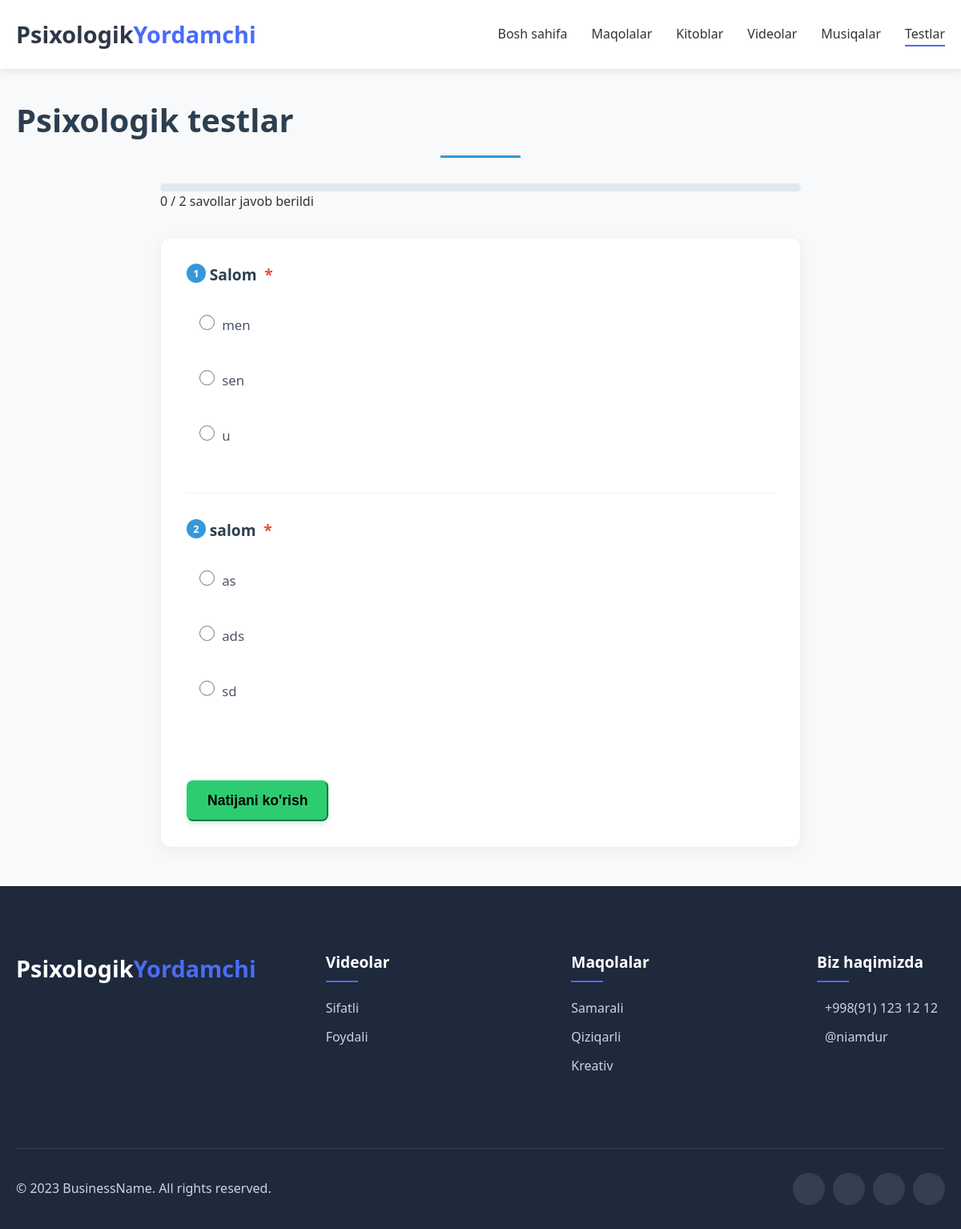
The page /tests/ on the database its author committed.
### app/models.py (models this page shows, shortened)
class Test(models.Model):
    question = models.CharField(max_length=200)
    option1 = models.CharField(max_length=100)
    option2 = models.CharField(max_length=100)
    option3 = models.CharField(max_length=100)
    class Meta:
        verbose_name = 'Testlar '
        verbose_name_plural = 'Testlar '

### app/views.py (the view, shortened to what this page needs)
# urls.py: path('tests/', views.tests, name='tests'),
def tests(request):
    tests = Test.objects.all()
    return render(request, 'tests.html', {'tests': tests})

### templates/tests.html (shortened to what this page needs)
{% extends 'base.html' %}
{% load static %}
{% block content %}
<div class="container py-5">
    <h1 class="text-center mb-4">Psixologik testlar</h1>
    <div class="progress-container">
        <div class="progress">
        </div>
        <p class="text-end mt-2 text-muted small">
            <span id="answered-count">0</span> / <span id="total-questions">{{ tests|length }}</span> savollar javob berildi
        </p>
    </div>
    <form method="post" class="bg-light p-4 rounded shadow-sm" id="psychological-test-form">
        {% for test in tests %}
            <div class="mb-3" id="question-{{ test.id }}">
                <p class="fw-bold">{{ test.question }} <span class="required-indicator">*</span></p>
                <div class="form-check">
                    <input class="form-check-input" type="radio" name="test_{{ test.id }}" value="option1" id="test_{{ test.id }}_1" required>
                    <label class="form-check-label" for="test_{{ test.id }}_1">{{ test.option1 }}</label>
                </div>
                <div class="form-check">
                    <input class="form-check-input" type="radio" name="test_{{ test.id }}" value="option2" id="test_{{ test.id }}_2">
                    <label class="form-check-label" for="test_{{ test.id }}_2">{{ test.option2 }}</label>
                </div>
                <div class="form-check">
                    <input class="form-check-input" type="radio" name="test_{{ test.id }}" value="option3" id="test_{{ test.id }}_3">
                    <label class="form-check-label" for="test_{{ test.id }}_3">{{ test.option3 }}</label>
                </div>
            </div>
        {% endfor %}
        <button type="submit" class="btn btn-success w-100">Natijani ko'rish</button>
    </form>
</div>
{% endblock %}

### templates/base.html (shortened to what this page needs)
<!DOCTYPE html>
<html lang="en">
<head>
</head>
<body>
    <header>
        <div class="container">
            <div class="logo">
                <h1>Psixologik<span>Yordamchi</span></h1>
            </div>
            <nav>
                <ul class="nav-links">
                    <li><a style="text-decoration: none; color: #333;font-weight: 500;" href="{% url 'home' %}"  class="{% if home %} active{% endif %}">Bosh sahifa</a></li>
                    <li><a style="text-decoration: none; color: #333;font-weight: 500;" href="{% url 'guides' %}" class="{% if guides %} active{% endif %}">Maqolalar</a></li>
                    <li><a style="text-decoration: none; color: #333;font-weight: 500;" href="{% url 'books' %}" class="{% if books %} active{% endif %}">Kitoblar</a></li>
                    <li><a style="text-decoration: none; color: #333;font-weight: 500;" href="{% url 'videos' %}" class="{% if videos %} active{% endif %}">Videolar</a></li>
                    <li><a style="text-decoration: none; color: #333;font-weight: 500;" href="{% url 'music' %}" class="{% if music_list %} active{% endif %}">Musiqalar</a></li>
                    <li><a style="text-decoration: none; color: #333;font-weight: 500;" href="{% url 'tests' %}" class="{% if tests %} active{% endif %}">Testlar</a></li>
                </ul>
            </nav>
        </div>
    </header>
        {% block content %}
        {% endblock %}
        <footer>
            <div class="container">
                <div class="footer-content">
                    <div class="footer-logo">
                        <h2>Psixologik<span>Yordamchi</span></h2>
                    </div>
                    <div class="footer-links">
                        <div class="footer-column">
                            <h3>Videolar</h3>
                            <ul>
                                <li><a href="#">Sifatli</a></li>
                                <li><a href="#">Foydali</a></li>
                            </ul>
                        </div>
                        <div class="footer-column">
                            <h3>Maqolalar</h3>
                            <ul>
                                <li><a href="#">Samarali</a></li>
                                <li><a href="#">Qiziqarli</a></li>
                                <li><a href="#">Kreativ</a></li>
                            </ul>
                        </div>
                        <div class="footer-column">
                            <h3>Biz haqimizda</h3>
                            <ul class="contact-info">
                                <li> +998(91) 123 12 12</li>
                                <li> @niamdur</li>
                            </ul>
                        </div>
                    </div>
                </div>
                <div class="footer-bottom">
                    <p>&copy; 2023 BusinessName. All rights reserved.</p>
                    <div class="social-links">
                        <a href="#"></a>
                        <a href="#"></a>
                        <a href="#"></a>
                        <a href="#"></a>
                    </div>
                </div>
            </div>
        </footer>
</body>
</html>

### templates/base.html (style rules this page uses)
* { margin: 0; padding: 0; box-sizing: border-box; }
body { font-family: 'Segoe UI', Tahoma, Geneva, Verdana, sans-serif; line-height: 1.6; color: #333; background-color: #f8f9fa; }
.container { width: 100%; max-width: 1200px; margin: 0 auto; padding: 0 20px; }
a { text-decoration: none; color: inherit; }
ul { list-style: none; }
.btn { display: inline-block; padding: 12px 30px; border-radius: 30px; font-weight: 600; transition: all 0.3s ease; cursor: pointer; }
header { background-color: white; box-shadow: 0 2px 10px rgba(0, 0, 0, 0.1); position: sticky; top: 0; z-index: 100; }
header .container { display: flex; justify-content: space-between; align-items: center; padding: 20px; }
.logo h1 { font-size: 1.8rem; font-weight: 700; color: #2d3748; }
.logo span { color: #4a6cf7; }
.nav-links { display: flex; }
.nav-links li { margin-left: 30px; }
.nav-links a { font-weight: 500; position: relative; padding-bottom: 5px; }
.nav-links a:after { content: ''; position: absolute; width: 0; height: 2px; background-color: #4a6cf7; bottom: 0; left: 0; transition: width 0.3s ease; }
.nav-links a:hover:after, .nav-links a.active:after { width: 100%; }
footer { background-color: #1e293b; color: white; padding: 80px 0 30px; }
.footer-content { display: flex; flex-wrap: wrap; justify-content: space-between; margin-bottom: 50px; }
.footer-logo { flex: 1; min-width: 250px; margin-bottom: 30px; }
.footer-logo h2 { font-size: 1.8rem; margin-bottom: 15px; }
.footer-logo span { color: #4a6cf7; }
.footer-links { flex: 2; display: flex; flex-wrap: wrap; justify-content: space-between; }
.footer-column { min-width: 160px; margin-bottom: 30px; }
.footer-column h3 { font-size: 1.2rem; margin-bottom: 20px; position: relative; padding-bottom: 10px; }
.footer-column h3:after { content: ''; position: absolute; width: 40px; height: 2px; background-color: #4a6cf7; bottom: 0; left: 0; }
.footer-column ul li { margin-bottom: 10px; }
.footer-column ul li a { color: #cbd5e0; transition: all 0.3s ease; }
.contact-info li { display: flex; align-items: flex-start; margin-bottom: 15px; color: #cbd5e0; }
.footer-bottom { display: flex; justify-content: space-between; align-items: center; padding-top: 30px; border-top: 1px solid rgba(255, 255, 255, 0.1); }
.footer-bottom p { color: #cbd5e0; }
.social-links { display: flex; }
.social-links a { width: 40px; height: 40px; border-radius: 50%; background-color: rgba(255, 255, 255, 0.1); display: flex; align-items: center; justify-content: center; margin-left: 10px; transition: all 0.3s ease; }

### rows shown on the page
Test: question "Salom", option1 "men", option2 "sen", option3 "u"
Test: question "salom", option1 "as", option2 "ads", option3 "sd"

### other values the page prints
{{ tests|length }} "2"
